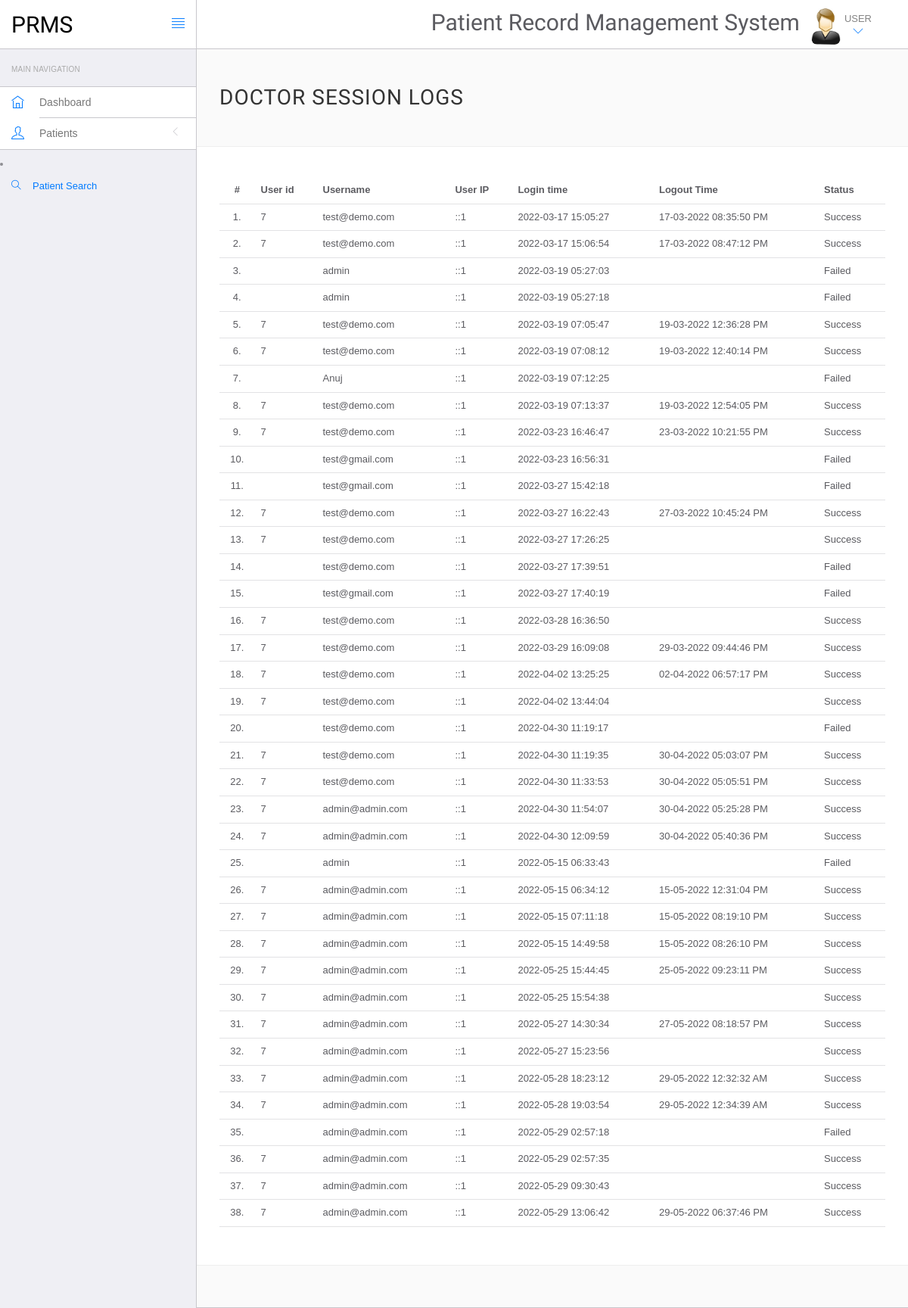
/hms/admin/doctor-logs.php (signed in), run on the app's committed database.
### tables this page shows
CREATE TABLE `doctorslog` (
  `id` int(11) NOT NULL,
  `uid` int(11) DEFAULT NULL,
  `username` varchar(255) DEFAULT NULL,
  `userip` binary(16) DEFAULT NULL,
  `loginTime` timestamp NULL DEFAULT current_timestamp(),
  `logout` varchar(255) DEFAULT NULL,
  `status` int(11) DEFAULT NULL
);

### hms/admin/doctor-logs.php (the view, shortened to what this page needs)
<?php
include('include/config.php');
?>
<!DOCTYPE html>
<html lang="en">
	<head>
		<link rel="stylesheet" href="vendor/bootstrap/css/bootstrap.min.css">
		<link rel="stylesheet" href="vendor/fontawesome/css/font-awesome.min.css">
		<link rel="stylesheet" href="vendor/themify-icons/themify-icons.min.css">
		<link href="vendor/animate.css/animate.min.css" rel="stylesheet" media="screen">
		<link href="vendor/perfect-scrollbar/perfect-scrollbar.min.css" rel="stylesheet" media="screen">
		<link href="vendor/switchery/switchery.min.css" rel="stylesheet" media="screen">
		<link href="vendor/bootstrap-touchspin/jquery.bootstrap-touchspin.min.css" rel="stylesheet" media="screen">
		<link href="vendor/select2/select2.min.css" rel="stylesheet" media="screen">
		<link href="vendor/bootstrap-datepicker/bootstrap-datepicker3.standalone.min.css" rel="stylesheet" media="screen">
		<link href="vendor/bootstrap-timepicker/bootstrap-timepicker.min.css" rel="stylesheet" media="screen">
		<link rel="stylesheet" href="assets/css/styles.css">
		<link rel="stylesheet" href="assets/css/plugins.css">
		<link rel="stylesheet" href="assets/css/themes/theme-1.css" id="skin_color" />
	</head>
	<body>
		<div id="app">
<?php include('include/sidebar.php');?>
			<div class="app-content">
					<?php include('include/header.php');?>
				<div class="main-content" >
					<div class="wrap-content container" id="container">
						<section id="page-title">
							<div class="row">
								<div class="col-sm-8">
									<h1 class="mainTitle"> Doctor Session Logs</h1>
																	</div>
							</div>
						</section>
						<div class="container-fluid container-fullw bg-white">
									<div class="row">
								<div class="col-md-12">
									<table class="table table-hover" id="sample-table-1">
										<thead>
											<tr>
												<th class="center">#</th>
												<th class="hidden-xs">User id</th>
												<th>Username</th>
												<th>User IP</th>
												<th>Login time</th>
												<th>Logout Time </th>
												<th> Status </th>
											</tr>
										</thead>
										<tbody>
<?php
$sql=mysqli_query($con,"select * from doctorslog ");
$cnt=1;
while($row=mysqli_fetch_array($sql))
{
?>
											<tr>
												<td class="center"><?php echo $cnt;?>.</td>
												<td class="hidden-xs"><?php echo $row['uid'];?></td>
												<td class="hidden-xs"><?php echo $row['username'];?></td>
												<td><?php echo $row['userip'];?></td>
												<td><?php echo $row['loginTime'];?></td>
												<td><?php echo $row['logout'];?>
												</td>
												<td>
<?php if($row['status']==1)
{
	echo "Success";
}
else
{
	echo "Failed";
}?>
</td>
											</tr>
											<?php
$cnt=$cnt+1;
											 }?>
										</tbody>
									</table>
								</div>
							</div>
								</div>
					</div>
				</div>
			</div>
		</div>
	</body>
</html>

### hms/admin/include/sidebar.php (shortened to what this page needs)
<div class="sidebar app-aside" id="sidebar">
				<div class="sidebar-container perfect-scrollbar">
<nav>
						<div class="navbar-title">
							<span>Main Navigation</span>
						</div>
						<ul class="main-navigation-menu">
							<li>
								<a href="dashboard.php">
									<div class="item-content">
										<div class="item-media">
											<i class="ti-home"></i>
										</div>
										<div class="item-inner">
											<span class="title"> Dashboard </span>
										</div>
									</div>
								</a>
							</li>
								<li>
								<a href="javascript:void(0)">
									<div class="item-content">
										<div class="item-media">
											<i class="ti-user"></i>
										</div>
										<div class="item-inner">
											<span class="title"> Patients </span><i class="icon-arrow"></i>
										</div>
									</div>
								</a>
								</li>
								</ul>
								<li>
								<a href="patient-search.php">
									<div class="item-content">
										<div class="item-media">
											<i class="ti-search"></i>
										</div>
										<div class="item-inner">
											<span class="title"> Patient Search </span>
										</div>
									</div>
								</a>
							</li>
					</nav>
					</div>
			</div>

### hms/admin/include/header.php (shortened to what this page needs)
<header class="navbar navbar-default navbar-static-top">
					<div class="navbar-header">
						<a class="navbar-brand" href="#">
							<h2 style="padding-top:20%; color:#000 ">PRMS</h2>
						</a>
						<a href="#" class="sidebar-toggler pull-right visible-md visible-lg" data-toggle-class="app-sidebar-closed" data-toggle-target="#app">
							<i class="ti-align-justify"></i>
						</a>
					</div>
					<div class="navbar-collapse collapse">
						<ul class="nav navbar-right">
								<li  style="padding-top:2% ">
								<h2>Patient Record Management System</h2>
							</li>
							<li class="dropdown current-user">
								<a href class="dropdown-toggle" data-toggle="dropdown">
									<img src="assets/images/images.jpg" > <span class="username">
			USER
									<i class="ti-angle-down"></i></i></span>
								</a>
							</li>
						</ul>
					</div>
				</header>

### hms/admin/assets/css/plugins.css (style rules this page uses)
.perfect-scrollbar { overflow-y: hidden !important; }

### hms/admin/assets/css/themes/theme-1.css (style rules this page uses)
body { background: #FAFAFA; }
header .navbar-header { background: #ffffff !important; border-right-color: #c8c7cc !important; border-bottom-color: #c8c7cc !important; }
header .navbar-header .sidebar-toggler, header .navbar-header .sidebar-mobile-toggler { color: #007aff !important; }
header .navbar-header .navbar-brand { color: #777 !important; }
header .navbar-collapse { background: #ffffff !important; border-bottom-color: #c8c7cc !important; box-shadow: none !important; }
header .navbar-collapse .navbar-right > li > a { color: #777; }
header .navbar-collapse .navbar-right > li > a i { color: #007aff !important; }
#sidebar { background: #EFEFF4 !important; }
#sidebar:before { border-right-width: "1px" !important; border-right-style: solid; border-right-color: #c8c7cc !important; }
#sidebar nav { border-right-width: "1px" !important; border-right-style: solid; border-right-color: #c8c7cc !important; }
#sidebar nav .navbar-title { color: #aaaaaa; }
#sidebar nav > ul { background: #ffffff !important; border-bottom-color: #c8c7cc !important; border-top-color: #c8c7cc !important; }
#sidebar nav > ul > li > a .item-media > i { color: #007aff !important; }
#sidebar nav > ul > li > a .item-inner { color: #777 !important; border-bottom-color: #c8c7cc; }

### data on the page
doctorslog: uid "7", username "test@demo.com", userip "::1", loginTime "2022-03-17 15:05:27", logout "17-03-2022 08:35:50 PM", status "Success"
doctorslog: uid "7", username "test@demo.com", userip "::1", loginTime "2022-03-17 15:06:54", logout "17-03-2022 08:47:12 PM", status "Success"
doctorslog: username "admin", userip "::1", loginTime "2022-03-19 05:27:03", status "Failed"
doctorslog: username "admin", userip "::1", loginTime "2022-03-19 05:27:18", status "Failed"
doctorslog: uid "7", username "test@demo.com", userip "::1", loginTime "2022-03-19 07:05:47", logout "19-03-2022 12:36:28 PM", status "Success"
doctorslog: uid "7", username "test@demo.com", userip "::1", loginTime "2022-03-19 07:08:12", logout "19-03-2022 12:40:14 PM", status "Success"
doctorslog: username "Anuj", userip "::1", loginTime "2022-03-19 07:12:25", status "Failed"
doctorslog: uid "7", username "test@demo.com", userip "::1", loginTime "2022-03-19 07:13:37", logout "19-03-2022 12:54:05 PM", status "Success"
doctorslog: uid "7", username "test@demo.com", userip "::1", loginTime "2022-03-23 16:46:47", logout "23-03-2022 10:21:55 PM", status "Success"
doctorslog: username "test@gmail.com", userip "::1", loginTime "2022-03-23 16:56:31", status "Failed"
doctorslog: username "test@gmail.com", userip "::1", loginTime "2022-03-27 15:42:18", status "Failed"
doctorslog: uid "7", username "test@demo.com", userip "::1", loginTime "2022-03-27 16:22:43", logout "27-03-2022 10:45:24 PM", status "Success"
doctorslog: uid "7", username "test@demo.com", userip "::1", loginTime "2022-03-27 17:26:25", status "Success"
doctorslog: username "test@demo.com", userip "::1", loginTime "2022-03-27 17:39:51", status "Failed"
doctorslog: username "test@gmail.com", userip "::1", loginTime "2022-03-27 17:40:19", status "Failed"
doctorslog: uid "7", username "test@demo.com", userip "::1", loginTime "2022-03-28 16:36:50", status "Success"
doctorslog: uid "7", username "test@demo.com", userip "::1", loginTime "2022-03-29 16:09:08", logout "29-03-2022 09:44:46 PM", status "Success"
doctorslog: uid "7", username "test@demo.com", userip "::1", loginTime "2022-04-02 13:25:25", logout "02-04-2022 06:57:17 PM", status "Success"
doctorslog: uid "7", username "test@demo.com", userip "::1", loginTime "2022-04-02 13:44:04", status "Success"
doctorslog: username "test@demo.com", userip "::1", loginTime "2022-04-30 11:19:17", status "Failed"
doctorslog: uid "7", username "test@demo.com", userip "::1", loginTime "2022-04-30 11:19:35", logout "30-04-2022 05:03:07 PM", status "Success"
doctorslog: uid "7", username "test@demo.com", userip "::1", loginTime "2022-04-30 11:33:53", logout "30-04-2022 05:05:51 PM", status "Success"
doctorslog: uid "7", username "admin@admin.com", userip "::1", loginTime "2022-04-30 11:54:07", logout "30-04-2022 05:25:28 PM", status "Success"
doctorslog: uid "7", username "admin@admin.com", userip "::1", loginTime "2022-04-30 12:09:59", logout "30-04-2022 05:40:36 PM", status "Success"
doctorslog: username "admin", userip "::1", loginTime "2022-05-15 06:33:43", status "Failed"
doctorslog: uid "7", username "admin@admin.com", userip "::1", loginTime "2022-05-15 06:34:12", logout "15-05-2022 12:31:04 PM", status "Success"
doctorslog: uid "7", username "admin@admin.com", userip "::1", loginTime "2022-05-15 07:11:18", logout "15-05-2022 08:19:10 PM", status "Success"
doctorslog: uid "7", username "admin@admin.com", userip "::1", loginTime "2022-05-15 14:49:58", logout "15-05-2022 08:26:10 PM", status "Success"
doctorslog: uid "7", username "admin@admin.com", userip "::1", loginTime "2022-05-25 15:44:45", logout "25-05-2022 09:23:11 PM", status "Success"
doctorslog: uid "7", username "admin@admin.com", userip "::1", loginTime "2022-05-25 15:54:38", status "Success"
doctorslog: uid "7", username "admin@admin.com", userip "::1", loginTime "2022-05-27 14:30:34", logout "27-05-2022 08:18:57 PM", status "Success"
doctorslog: uid "7", username "admin@admin.com", userip "::1", loginTime "2022-05-27 15:23:56", status "Success"
doctorslog: uid "7", username "admin@admin.com", userip "::1", loginTime "2022-05-28 18:23:12", logout "29-05-2022 12:32:32 AM", status "Success"
doctorslog: uid "7", username "admin@admin.com", userip "::1", loginTime "2022-05-28 19:03:54", logout "29-05-2022 12:34:39 AM", status "Success"
doctorslog: username "admin@admin.com", userip "::1", loginTime "2022-05-29 02:57:18", status "Failed"
doctorslog: uid "7", username "admin@admin.com", userip "::1", loginTime "2022-05-29 02:57:35", status "Success"
doctorslog: uid "7", username "admin@admin.com", userip "::1", loginTime "2022-05-29 09:30:43", status "Success"
doctorslog: uid "7", username "admin@admin.com", userip "::1", loginTime "2022-05-29 13:06:42", logout "29-05-2022 06:37:46 PM", status "Success"
